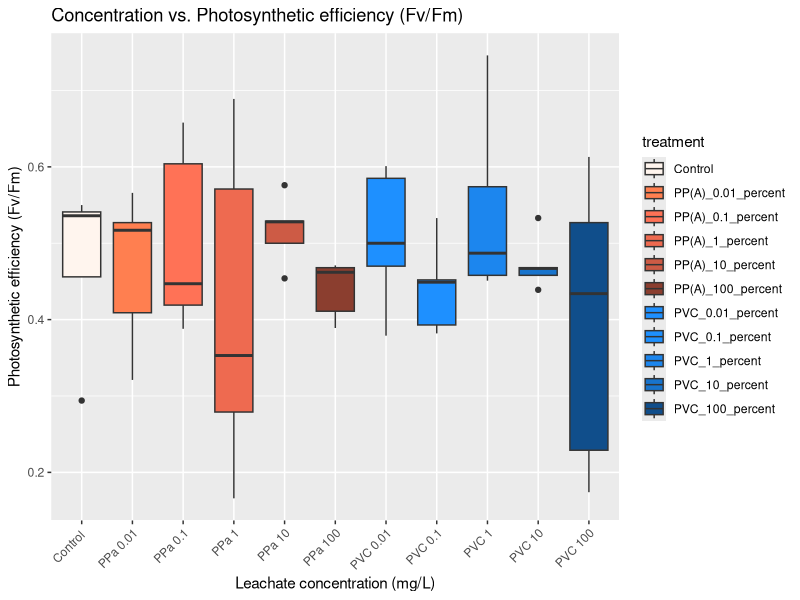
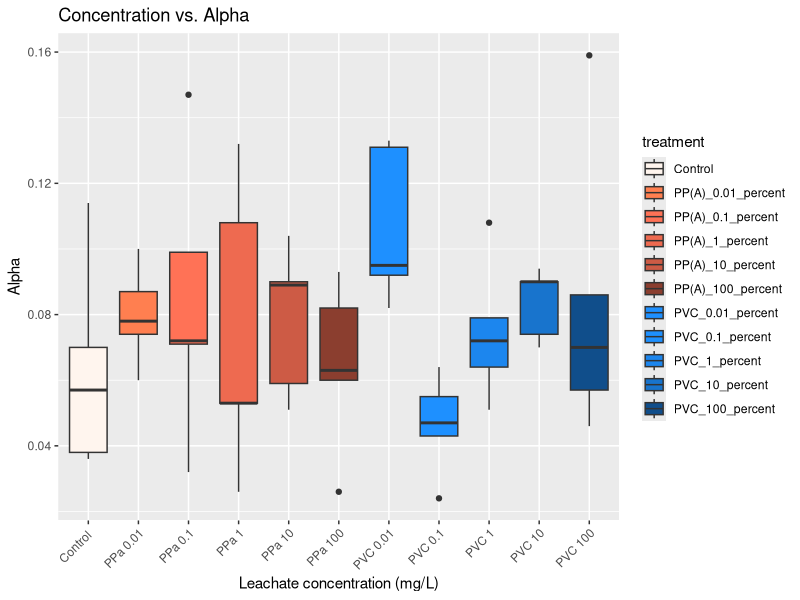

Source code (R) for these figures, in order: (Note: this script raises an error after producing the figures.)
## ---- chunk 1
# Install packages
if ("tidyverse" %in% rownames(installed.packages()) == 'FALSE') install.packages('tidyverse')
if ("dplyr" %in% rownames(installed.packages()) == 'FALSE') install.packages('dplyr')
if ("lubridate" %in% rownames(installed.packages()) == 'FALSE') install.packages('lubridate')
if ("stringr" %in% rownames(installed.packages()) == 'FALSE') install.packages('stringr')

# Load packages
library(dplyr)
library(tidyverse)
library(lubridate)
library(stringr)
## ---- chunk 2
nem_metadata <- read_csv("../metadata/nem_metadata.csv")
## ---- chunk 3
rlc <- read_csv("data/ALL55_anemones_RLSs_26APR2024.csv")
## ---- chunk 4
photobot <- data.frame(
  id = character(), 
  treatment = character(),
  alpha = numeric(),
  rETRmax = numeric(),
  Ik = numeric(),
  FvFm = numeric(),
  stringsAsFactors = FALSE)
## ---- chunk 5
# Join metadata with data by matching "No." to "RLC_start"
rlc_mer <- left_join(rlc, nem_metadata, by = c("No." = "RLC_start")) 

# Bring the "RLC_start" column back in by re-joining to the metadata
rlc_merged <- left_join(rlc_mer, nem_metadata) 

rlc_merged <- rlc_merged %>% relocate (RLC_start, .before = RLC_end)
## ---- chunk 6

rlc_fill <- rlc_merged %>% 
  filter(Type %in% c("REG2", "FO")) %>% 
  fill(treatment, .direction = "up") %>% 
  fill(id, .direction = "up") %>% 
  fill(No., .direction = "up")%>% 
  fill("1:Fv/Fm", .direction = "up") %>% 
  filter(No. == lead(RLC_start)) %>% 
  select(No., "1:F","1:Fv/Fm", id, treatment )

rlc_fill
## ---- chunk 7
# Get unique treatments and count occurrences of each
table(rlc_fill$treatment) # there should be 5 of each
table(rlc_fill$id) # there should be 1 of each
## ---- chunk 8
# Define a regex pattern to extract alpha, ETRm, and Ik values
regex <- "alpha: ([\\d.-]+), ETRm: ([\\d.-]+), Ik: ([\\d.-]+)"

# Extract the rows that match the pattern
photobot_results <- rlc_fill %>%
  mutate(match = str_extract(`1:F`, regex)) %>%
  filter(!is.na(match)) %>%
  mutate(alpha = str_extract(match, "(?<=alpha: )[\\d.-]+"),
         ETRm = str_extract(match, "(?<=ETRm: )[\\d.-]+"),
         Ik = str_extract(match, "(?<=Ik: )[\\d.-]+")) %>%
  select(id, treatment, "1:Fv/Fm", alpha, ETRm, Ik)

# rename FvFm & make numeric
photobot_results <- photobot_results %>% 
  rename(FvFm = "1:Fv/Fm") 

photobot_results <- photobot_results %>% 
  mutate(alpha = as.numeric(alpha)) %>% 
  mutate(ETRm = as.numeric(ETRm)) %>% 
  mutate(Ik = as.numeric(Ik))

print(photobot_results)

## ---- chunk 9
fvfm_aov <- aov(FvFm ~ treatment,
  data = photobot_results
)

summary(fvfm_aov)
## ---- chunk 10
ggplot(photobot_results) +
  aes(x = treatment, y = FvFm, fill= treatment) +
  geom_boxplot() +
  theme(axis.text.x = element_text(angle = 45, hjust = 1))+
   labs(
    title = "Concentration vs. Photosynthetic efficiency (Fv/Fm)",
    x = "Leachate concentration (mg/L)",
    y = "Photosynthetic efficiency (Fv/Fm)"
  ) +
  scale_x_discrete(labels = c("Control ", "PPa 0.01", "PPa 0.1","PPa 1", "PPa 10", "PPa 100","PVC 0.01", "PVC 0.1", "PVC 1", "PVC 10", "PVC 100")) +  
  scale_fill_manual(values = c("seashell", "coral", "coral1","coral2","coral3", "coral4","dodgerblue","dodgerblue1","dodgerblue2", "dodgerblue3","dodgerblue4")) 
## ---- chunk 11
alpha_aov <- aov(alpha ~ treatment,
  data = photobot_results
)

summary(alpha_aov)
## ---- chunk 12
ggplot(photobot_results) +
  aes(x = treatment, y = alpha, fill= treatment) +
  geom_boxplot() +
  theme(axis.text.x = element_text(angle = 45, hjust = 1))+
   labs(
    title = "Concentration vs. Alpha",
    x = "Leachate concentration (mg/L)",
    y = "Alpha"
  ) +
  scale_x_discrete(labels = c("Control ", "PPa 0.01", "PPa 0.1","PPa 1", "PPa 10", "PPa 100","PVC 0.01", "PVC 0.1", "PVC 1", "PVC 10", "PVC 100")) +  
  scale_fill_manual(values = c("seashell", "coral", "coral1","coral2","coral3", "coral4","dodgerblue","dodgerblue1","dodgerblue2", "dodgerblue3","dodgerblue4")) 
## ---- chunk 13
photobot_pvc <- photobot_results %>% 
  filter(treatment %in% c('Control', 'PVC_0.01_mgL', 'PVC_0.1_mgL', 'PVC_1_mgL', 'PVC_10_mgL', 'PVC_100_mgL'))

photobot_pvc
## ---- chunk 14
alpha_pvc_aov <- aov(alpha ~ treatment,
  data = photobot_pvc
)

summary(alpha_pvc_aov)
## ---- chunk 15
ggplot(photobot_pvc) +
  aes(x = treatment, y = alpha, fill= treatment) +
  geom_boxplot() +
  theme(axis.text.x = element_text(angle = 45, hjust = 1))+
   labs(
    title = "Concentration vs. Alpha",
    x = "Leachate concentration (mg/L)",
    y = "Alpha"
  ) +
  scale_x_discrete(labels = c("Control ", "PVC 0.01", "PVC 0.1", "PVC 1", "PVC 10", "PVC 100")) +  
  scale_fill_manual(values = c("seashell", "dodgerblue","dodgerblue1","dodgerblue2", "dodgerblue3","dodgerblue4")) 
## ---- chunk 16
photobot_pp <- photobot_results %>% 
  filter(treatment %in% c('Control', 'PP_A_0.01_mgL', 'PP_A_0.1_mgL', 'PP_A_1_mgL', 'PP_A_10_mgL', 'PP_A_100_mgL'))

photobot_pp
## ---- chunk 17
alpha_pp_aov <- aov(alpha ~ treatment,
  data = photobot_pp
)

summary(alpha_pp_aov)
## ---- chunk 18
ggplot(photobot_pp) +
  aes(x = treatment, y = alpha, fill= treatment) +
  geom_boxplot() +
  theme(axis.text.x = element_text(angle = 45, hjust = 1))+
   labs(
    title = "Concentration vs. Alpha",
    x = "Leachate concentration (mg/L)",
    y = "Alpha"
  ) +
  scale_x_discrete(labels = c("Control ", "PPa 0.01", "PPa 0.1","PPa 1", "PPa 10", "PPa 100")) +  
  scale_fill_manual(values = c("seashell", "coral", "coral1","coral2","coral3", "coral4"))
## ---- chunk 19
etrm_aov <- aov(ETRm ~ treatment,
  data = photobot_results
)

summary(etrm_aov)
## ---- chunk 20
ggplot(photobot_results) +
  aes(x = treatment, y = ETRm, fill= treatment) +
  geom_boxplot() +
  theme(axis.text.x = element_text(angle = 45, hjust = 1))+
   labs(
    title = "Concentration vs. rETRm",
    x = "Leachate concentration (mg/L)",
    y = "rETRm"
  ) +
  scale_x_discrete(labels = c("Control ", "PPa 0.01", "PPa 0.1","PPa 1", "PPa 10", "PPa 100","PVC 0.01", "PVC 0.1", "PVC 1", "PVC 10", "PVC 100")) +  
  scale_fill_manual(values = c("seashell", "coral", "coral1","coral2","coral3", "coral4","dodgerblue","dodgerblue1","dodgerblue2", "dodgerblue3","dodgerblue4"))
## ---- chunk 21
ik_aov <- aov(Ik ~ treatment,
  data = photobot_results
)

summary(ik_aov)
## ---- chunk 22
ggplot(photobot_results) +
  aes(x = treatment, y = Ik, fill= treatment) +
  geom_boxplot() +
  theme(axis.text.x = element_text(angle = 45, hjust = 1))+
   labs(
    title = "Leachate concentration vs. Saturating Irradiance (Ik)",
    x = "Leachate concentration (mg/L)",
    y = "Saturating Irradiance (PAR umol/m2/s)"
  ) +
  scale_x_discrete(labels = c("Control ", "PPa 0.01", "PPa 0.1","PPa 1", "PPa 10", "PPa 100","PVC 0.01", "PVC 0.1", "PVC 1", "PVC 10", "PVC 100")) +  
  scale_fill_manual(values = c("seashell", "coral", "coral1","coral2","coral3", "coral4","dodgerblue","dodgerblue1","dodgerblue2", "dodgerblue3","dodgerblue4"))
